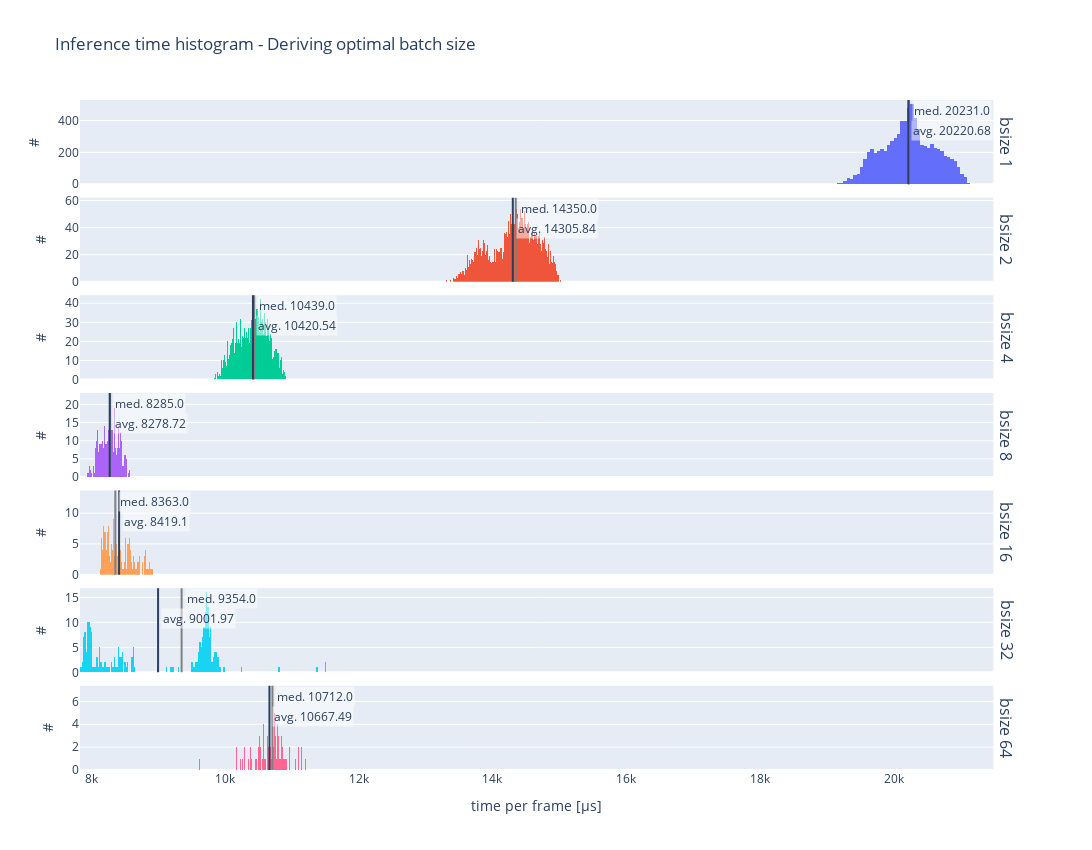

Notebook cell for this chart:
### Code cell
FILES = [
    '../results/threads_batchsize/metrics_yolov8n_b1_cpu_12t.csv',
    '../results/threads_batchsize/metrics_yolov8n_b2_cpu_12t.csv',
    '../results/threads_batchsize/metrics_yolov8n_b4_cpu_12t.csv',
    '../results/threads_batchsize/metrics_yolov8n_b8_cpu_12t.csv',
    '../results/threads_batchsize/metrics_yolov8n_b16_cpu_12t.csv',
    '../results/threads_batchsize/metrics_yolov8n_b32_cpu_12t.csv',
    '../results/threads_batchsize/metrics_yolov8n_b64_cpu_12t.csv',
]
METRICS_LIST = [read_metrics(f) for f in FILES]
METRIC_NAME = 'total_per_frame'
TITLE = 'Inference time histogram - Deriving optimal batch size'

fig = make_subplots(
    rows=len(METRICS_LIST), 
    cols=1, 
    shared_xaxes=True, 
    vertical_spacing=0.02, 
    row_titles=[f'bsize {batchsize_from_filename(f)}' for f in FILES],
)
for idx, (metric, name) in enumerate(zip(METRICS_LIST, FILES)):
    fig.add_histogram(x=metric[METRIC_NAME], row=idx+1, col=1, nbinsx=200, name=name)
    fig.add_vline(x=np.median(metric[METRIC_NAME]), row=idx+1, col=1, annotation_text=f'med. {round(np.median(metric[METRIC_NAME]), 2)}', annotation_bgcolor='rgba(255,255,255,0.5)', line_color="grey", annotation_xshift=3)
    fig.add_vline(x=np.average(metric[METRIC_NAME]), row=idx+1, col=1, annotation_text=f'avg. {round(np.average(metric[METRIC_NAME]), 2)}', annotation_bgcolor='rgba(255,255,255,0.5)', annotation_xshift=3, annotation_yshift=-20)

fig.update_layout(height=100*len(METRICS_LIST)+150, width=1200, title=TITLE, showlegend=False)
fig.update_xaxes(title_text='time per frame [µs]', row=len(METRICS_LIST))
fig.update_yaxes(title_text='#')
fig.show()
fig.write_image('optimal_batch_size.png', scale=4)
fig.write_image('optimal_batch_size.pdf')

# Comment
# Environment: 12c/12t on Intel® Xeon® Platinum 8480+; 640x640px infer. size; YOLOv8n; IPEX enabled; float32; 9000 individual images
# Data: one datapoint represents one batch inference; n = 9000 / batch size; time per frame = inference time / batch size; inference time = model runtime + NMS; last percentile removed from data (by model runtime)

### Figure 1 — Plotly figure (JSON) as saved in the notebook; plotly's stock layout.template omitted (floating-point values rounded to 4 significant figures; data arrays with more than 128 entries replaced by an {"elided": "..."} marker saying what was removed)
{"data": [{"name": "../results/threads_batchsize/metrics_yolov8n_b1_cpu_12t.csv", "nbinsx": 200, "type": "histogram", "x": {"elided": "7919 int values"}, "xaxis": "x", "yaxis": "y"}, {"name": "../results/threads_batchsize/metrics_yolov8n_b2_cpu_12t.csv", "nbinsx": 200, "type": "histogram", "x": {"elided": "3959 int values"}, "xaxis": "x2", "yaxis": "y2"}, {"name": "../results/threads_batchsize/metrics_yolov8n_b4_cpu_12t.csv", "nbinsx": 200, "type": "histogram", "x": {"elided": "1980 int values"}, "xaxis": "x3", "yaxis": "y3"}, {"name": "../results/threads_batchsize/metrics_yolov8n_b8_cpu_12t.csv", "nbinsx": 200, "type": "histogram", "x": {"elided": "990 int values"}, "xaxis": "x4", "yaxis": "y4"}, {"name": "../results/threads_batchsize/metrics_yolov8n_b16_cpu_12t.csv", "nbinsx": 200, "type": "histogram", "x": {"elided": "495 int values"}, "xaxis": "x5", "yaxis": "y5"}, {"name": "../results/threads_batchsize/metrics_yolov8n_b32_cpu_12t.csv", "nbinsx": 200, "type": "histogram", "x": {"elided": "247 int values"}, "xaxis": "x6", "yaxis": "y6"}, {"name": "../results/threads_batchsize/metrics_yolov8n_b64_cpu_12t.csv", "nbinsx": 200, "type": "histogram", "x": [10815, 10471, 10509, 10456, 10173, 10749, 10799, 10463, 10175, 10751, 10655, 10730, 10381, 10665, 10702, 10397, 10294, 10712, 10666, 10517, 10260, 10926, 10463, 10783, 10682, 10762, 10711, 10826, 10466, 10601, 10740, 10553, 10252, 10859, 10528, 10822, 10745, 10733, 10531, 10749, 10515, 10341, 10823, 10610, 10725, 10573, 10695, 10749, 10715, 10583, 10803, 11108, 10784, 10680, 10492, 10585, 10751, 10792, 10768, 10554, 10536, 10848, 10729, 10507, 10784, 10880, 10576, 10823, 10840, 10567, 10238, 10858, 10773, 10290, 10519, 10570, 10820, 10595, 10897, 11102, 10556, 10350, 10575, 10861, 11058, 11146, 10805, 10821, 10826, 10644, 10786, 10850, 10835, 10860, 10846, 10879, 10585, 10381, 9625, 10643, 10802, 10638, 10856, 10881, 10853, 10633, 10966, 11200, 10665, 10404, 10636, 10589, 10961, 11158, 10757, 10947, 11144, 10660, 10907, 10732, 10659, 9974, 9677], "xaxis": "x7", "yaxis": "y7"}], "layout": {"annotations": [{"font": {"size": 16}, "showarrow": false, "text": "bsize 1", "textangle": 90, "x": 0.98, "xanchor": "left", "xref": "paper", "y": 0.9371, "yanchor": "middle", "yref": "paper"}, {"font": {"size": 16}, "showarrow": false, "text": "bsize 2", "textangle": 90, "x": 0.98, "xanchor": "left", "xref": "paper", "y": 0.7914, "yanchor": "middle", "yref": "paper"}, {"font": {"size": 16}, "showarrow": false, "text": "bsize 4", "textangle": 90, "x": 0.98, "xanchor": "left", "xref": "paper", "y": 0.6457, "yanchor": "middle", "yref": "paper"}, {"font": {"size": 16}, "showarrow": false, "text": "bsize 8", "textangle": 90, "x": 0.98, "xanchor": "left", "xref": "paper", "y": 0.5, "yanchor": "middle", "yref": "paper"}, {"font": {"size": 16}, "showarrow": false, "text": "bsize 16", "textangle": 90, "x": 0.98, "xanchor": "left", "xref": "paper", "y": 0.3543, "yanchor": "middle", "yref": "paper"}, {"font": {"size": 16}, "showarrow": false, "text": "bsize 32", "textangle": 90, "x": 0.98, "xanchor": "left", "xref": "paper", "y": 0.2086, "yanchor": "middle", "yref": "paper"}, {"font": {"size": 16}, "showarrow": false, "text": "bsize 64", "textangle": 90, "x": 0.98, "xanchor": "left", "xref": "paper", "y": 0.06286, "yanchor": "middle", "yref": "paper"}, {"bgcolor": "rgba(255,255,255,0.5)", "showarrow": false, "text": "med. 20231.0", "x": 20231, "xanchor": "left", "xref": "x", "xshift": 3, "y": 1, "yanchor": "top", "yref": "y domain"}, {"bgcolor": "rgba(255,255,255,0.5)", "showarrow": false, "text": "avg. 20220.68", "x": 20220.0, "xanchor": "left", "xref": "x", "xshift": 3, "y": 1, "yanchor": "top", "yref": "y domain", "yshift": -20}, {"bgcolor": "rgba(255,255,255,0.5)", "showarrow": false, "text": "med. 14350.0", "x": 14350, "xanchor": "left", "xref": "x2", "xshift": 3, "y": 1, "yanchor": "top", "yref": "y2 domain"}, {"bgcolor": "rgba(255,255,255,0.5)", "showarrow": false, "text": "avg. 14305.84", "x": 14310.0, "xanchor": "left", "xref": "x2", "xshift": 3, "y": 1, "yanchor": "top", "yref": "y2 domain", "yshift": -20}, {"bgcolor": "rgba(255,255,255,0.5)", "showarrow": false, "text": "med. 10439.0", "x": 10439, "xanchor": "left", "xref": "x3", "xshift": 3, "y": 1, "yanchor": "top", "yref": "y3 domain"}, {"bgcolor": "rgba(255,255,255,0.5)", "showarrow": false, "text": "avg. 10420.54", "x": 10420.0, "xanchor": "left", "xref": "x3", "xshift": 3, "y": 1, "yanchor": "top", "yref": "y3 domain", "yshift": -20}, {"bgcolor": "rgba(255,255,255,0.5)", "showarrow": false, "text": "med. 8285.0", "x": 8285, "xanchor": "left", "xref": "x4", "xshift": 3, "y": 1, "yanchor": "top", "yref": "y4 domain"}, {"bgcolor": "rgba(255,255,255,0.5)", "showarrow": false, "text": "avg. 8278.72", "x": 8279.0, "xanchor": "left", "xref": "x4", "xshift": 3, "y": 1, "yanchor": "top", "yref": "y4 domain", "yshift": -20}, {"bgcolor": "rgba(255,255,255,0.5)", "showarrow": false, "text": "med. 8363.0", "x": 8363, "xanchor": "left", "xref": "x5", "xshift": 3, "y": 1, "yanchor": "top", "yref": "y5 domain"}, {"bgcolor": "rgba(255,255,255,0.5)", "showarrow": false, "text": "avg. 8419.1", "x": 8419.0, "xanchor": "left", "xref": "x5", "xshift": 3, "y": 1, "yanchor": "top", "yref": "y5 domain", "yshift": -20}, {"bgcolor": "rgba(255,255,255,0.5)", "showarrow": false, "text": "med. 9354.0", "x": 9354, "xanchor": "left", "xref": "x6", "xshift": 3, "y": 1, "yanchor": "top", "yref": "y6 domain"}, {"bgcolor": "rgba(255,255,255,0.5)", "showarrow": false, "text": "avg. 9001.97", "x": 9002.0, "xanchor": "left", "xref": "x6", "xshift": 3, "y": 1, "yanchor": "top", "yref": "y6 domain", "yshift": -20}, {"bgcolor": "rgba(255,255,255,0.5)", "showarrow": false, "text": "med. 10712.0", "x": 10712, "xanchor": "left", "xref": "x7", "xshift": 3, "y": 1, "yanchor": "top", "yref": "y7 domain"}, {"bgcolor": "rgba(255,255,255,0.5)", "showarrow": false, "text": "avg. 10667.49", "x": 10670.0, "xanchor": "left", "xref": "x7", "xshift": 3, "y": 1, "yanchor": "top", "yref": "y7 domain", "yshift": -20}], "height": 850, "shapes": [{"line": {"color": "grey"}, "type": "line", "x0": 20231, "x1": 20231, "xref": "x", "y0": 0, "y1": 1, "yref": "y domain"}, {"type": "line", "x0": 20220.0, "x1": 20220.0, "xref": "x", "y0": 0, "y1": 1, "yref": "y domain"}, {"line": {"color": "grey"}, "type": "line", "x0": 14350, "x1": 14350, "xref": "x2", "y0": 0, "y1": 1, "yref": "y2 domain"}, {"type": "line", "x0": 14310.0, "x1": 14310.0, "xref": "x2", "y0": 0, "y1": 1, "yref": "y2 domain"}, {"line": {"color": "grey"}, "type": "line", "x0": 10439, "x1": 10439, "xref": "x3", "y0": 0, "y1": 1, "yref": "y3 domain"}, {"type": "line", "x0": 10420.0, "x1": 10420.0, "xref": "x3", "y0": 0, "y1": 1, "yref": "y3 domain"}, {"line": {"color": "grey"}, "type": "line", "x0": 8285, "x1": 8285, "xref": "x4", "y0": 0, "y1": 1, "yref": "y4 domain"}, {"type": "line", "x0": 8279.0, "x1": 8279.0, "xref": "x4", "y0": 0, "y1": 1, "yref": "y4 domain"}, {"line": {"color": "grey"}, "type": "line", "x0": 8363, "x1": 8363, "xref": "x5", "y0": 0, "y1": 1, "yref": "y5 domain"}, {"type": "line", "x0": 8419.0, "x1": 8419.0, "xref": "x5", "y0": 0, "y1": 1, "yref": "y5 domain"}, {"line": {"color": "grey"}, "type": "line", "x0": 9354, "x1": 9354, "xref": "x6", "y0": 0, "y1": 1, "yref": "y6 domain"}, {"type": "line", "x0": 9002.0, "x1": 9002.0, "xref": "x6", "y0": 0, "y1": 1, "yref": "y6 domain"}, {"line": {"color": "grey"}, "type": "line", "x0": 10712, "x1": 10712, "xref": "x7", "y0": 0, "y1": 1, "yref": "y7 domain"}, {"type": "line", "x0": 10670.0, "x1": 10670.0, "xref": "x7", "y0": 0, "y1": 1, "yref": "y7 domain"}], "showlegend": false, "title": {"text": "Inference time histogram - Deriving optimal batch size"}, "width": 1200, "xaxis": {"anchor": "y", "domain": [0, 0.98], "matches": "x7", "showticklabels": false}, "xaxis2": {"anchor": "y2", "domain": [0, 0.98], "matches": "x7", "showticklabels": false}, "xaxis3": {"anchor": "y3", "domain": [0, 0.98], "matches": "x7", "showticklabels": false}, "xaxis4": {"anchor": "y4", "domain": [0, 0.98], "matches": "x7", "showticklabels": false}, "xaxis5": {"anchor": "y5", "domain": [0, 0.98], "matches": "x7", "showticklabels": false}, "xaxis6": {"anchor": "y6", "domain": [0, 0.98], "matches": "x7", "showticklabels": false}, "xaxis7": {"anchor": "y7", "domain": [0, 0.98], "title": {"text": "time per frame [µs]"}}, "yaxis": {"anchor": "x", "domain": [0.8743, 1], "title": {"text": "#"}}, "yaxis2": {"anchor": "x2", "domain": [0.7286, 0.8543], "title": {"text": "#"}}, "yaxis3": {"anchor": "x3", "domain": [0.5829, 0.7086], "title": {"text": "#"}}, "yaxis4": {"anchor": "x4", "domain": [0.4371, 0.5629], "title": {"text": "#"}}, "yaxis5": {"anchor": "x5", "domain": [0.2914, 0.4171], "title": {"text": "#"}}, "yaxis6": {"anchor": "x6", "domain": [0.1457, 0.2714], "title": {"text": "#"}}, "yaxis7": {"anchor": "x7", "domain": [0, 0.1257], "title": {"text": "#"}}}}
